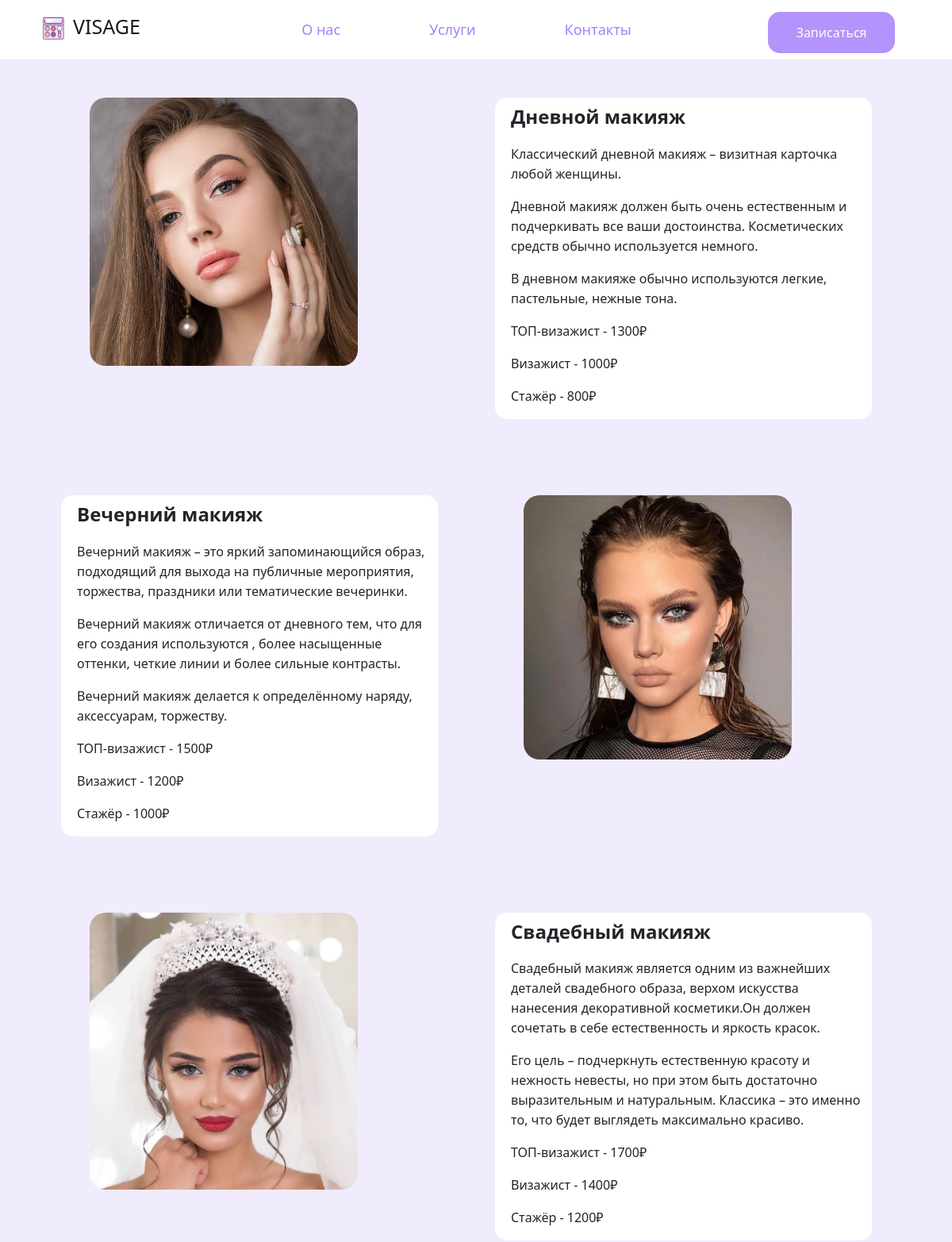
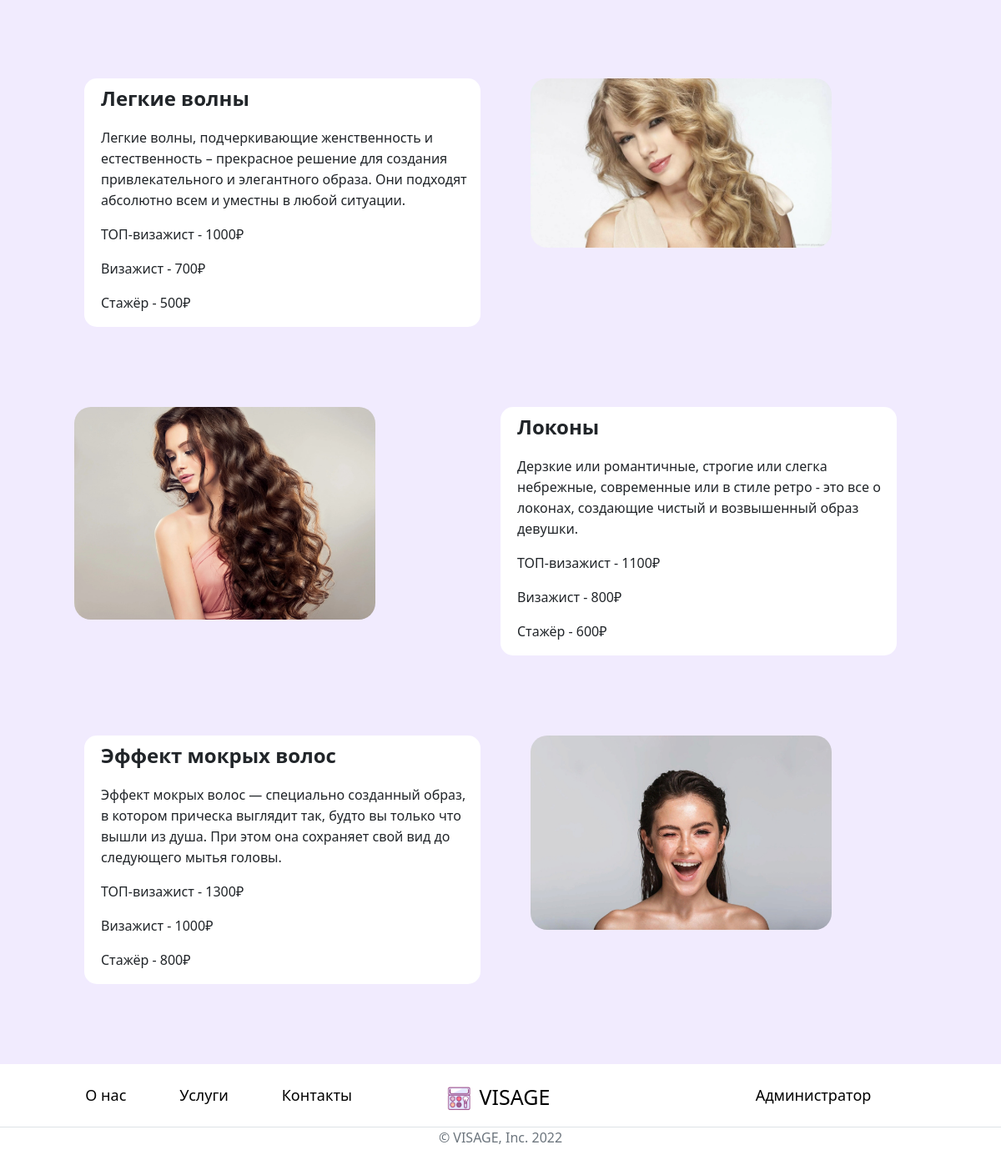
The app's page /service/ with its own data (2 pictures, top to bottom).
### content/models.py (models this page shows, shortened)
class Makeup(models.Model):
    name = models.CharField(max_length=20, verbose_name="Название")
    opisanie = models.TextField(verbose_name="Описание")
    stoimost = models.IntegerField(verbose_name="Стоимость")
    foto = models.ImageField(upload_to='makeup/')
    def __str__(self):
        return self.name

class Kvalifikaciya(models.Model):
    opyt = models.CharField(max_length=20, verbose_name="Опыт")
    procent = models.FloatField(verbose_name="Процент")

class Pricheski(models.Model):
    name = models.CharField(max_length=20, verbose_name="Название")
    opisanie = models.TextField(verbose_name="Описание")
    stoimost = models.IntegerField(verbose_name="Стоимость")
    foto = models.ImageField(upload_to='pricheski/')
    def __str__(self):
        return self.name

### content/views.py (the view)
# urls.py: path('service/', service, name="service"),
def service(request):
    form = ZayavkiForm()
    kvalifikaciya = Kvalifikaciya.objects.all()
    pricheski = Pricheski.objects.all()
    makeup = Makeup.objects.all()
    return render(request, 'service.html',
                  {'title': 'Услуги', "form": form, "kvalifikaciya": kvalifikaciya, "pricheski": pricheski,
                   "makeup": makeup})

### content/models.py (called while the page is built)
    def __str__(self):
        return f"{self.fam}  {self.name} ({self.kvalifikaciya.opyt})"

### templates/service.html
{% extends 'base.html' %}
{% load static %}
{% block content %}
    <div class="container mt-5">
    {% for i in makeup %}
     {% if forloop.counter|divisibleby:"2" %}
      <div class="row mb-5 mt-5 justify-content-center">
        <div class="col-lg-5 col-md-12 me-lg-5">
          <div class="row justify-content-center">
            <div class="col-12 mb-5" style="background-color: white; border-radius: 15px; padding-left: 20px;">
              <h4 style="margin-top: 10px; margin-bottom: 20px;"><b>{{ i.name }}</b></h4>
              <p>{{ i.opisanie|safe  }}</p>
                {% for j in kvalifikaciya %}
                    <p>{{ j.opyt }} - {{  j.procent|add:i.stoimost }}₽</p>
                {% endfor %}
            </div>
          </div>
        </div>
        <div class="col-lg-5 col-md-12 ms-lg-5">
          <img src="{{  i.foto.url }}" class="w-75" alt="" style="border-radius: 20px;">
        </div>
      </div>
         {% else %}
       <div class="row justify-content-center">
                <div class="col-lg-5 col-md-12 me-lg-5">
                    <img src="{{  i.foto.url }}" class="w-75" alt="" style="border-radius: 20px;">
                </div>
               <div class="col-lg-5 col-md-12">
          <div class="row justify-content-center">
            <div class="col-12 mb-5" style="background-color: white; border-radius: 15px; padding-left: 20px;">
              <h4 style="margin-top: 10px; margin-bottom: 20px;"><b>{{ i.name }}</b></h4>
              <p>{{ i.opisanie|safe  }}</p>
                {% for j in kvalifikaciya %}
                    <p>{{ j.opyt }} - {{  j.procent|add:i.stoimost }}₽</p>
                {% endfor %}
            </div>
          </div>
        </div>
      </div>
        {% endif %}
     {% endfor %}
    {% for i in pricheski %}
     {% if forloop.counter|divisibleby:"2" %}
      <div class="row justify-content-center">
        <div class="col-lg-5 col-md-12 me-lg-5">
          <img style="width: 80%; border-radius: 20px;" src="{{ i.foto.url }} ">
        </div>
        <div class="col-lg-5 col-md-12 me-lg-5">
          <div class="row justify-content-center">
            <div class="col-12 mb-5" style="background-color: white; border-radius: 15px; padding-left: 20px;">
              <h4 style="margin-top: 10px; margin-bottom: 20px;"><b>{{ i.name }}</b></h4>
              <p>{{ i.opisanie|safe  }}</p>
                {% for j in kvalifikaciya %}
                    <p>{{ j.opyt }} - {{  j.procent|add:i.stoimost }}₽</p>
                {% endfor %}
            </div>
          </div>
        </div>
      </div>
         {% else %}
       <div class="row mb-5 mt-5 justify-content-center">
               <div class="col-lg-5 col-md-12">
          <div class="row justify-content-center">
            <div class="col-12 mb-5" style="background-color: white; border-radius: 15px; padding-left: 20px;">
              <h4 style="margin-top: 10px; margin-bottom: 20px;"><b>{{ i.name }}</b></h4>
              <p>{{ i.opisanie|safe  }}</p>
                {% for j in kvalifikaciya %}
                    <p>{{ j.opyt }} - {{  j.procent|add:i.stoimost }}₽</p>
                {% endfor %}
            </div>
          </div>
        </div>
           <div class="col-lg-5 col-md-12 ms-lg-5">
                <img src="{{ i.foto.url }}" style="width: 80%; border-radius: 20px;">
            </div>
      </div>
        {% endif %}
     {% endfor %}
    </div>
{% endblock %}

### content/static/style.css (style rules this page uses)
p { line-height: 25px; }

### records on screen
Makeup: foto (picture), name "Дневной макияж", opisanie "Классический дневной макияж – визитная карточка любой женщины. Дневной макияж должен быть очень естественным и подчеркивать все ваши достоинства. Косметических средств обычно используется немного. В дневном макияже обычно используются легкие, пастельные, нежные тона."
Kvalifikaciya: opyt "ТОП-визажист", procent|add "1300", procent|add "1500", procent|add "1700", procent|add "1000", procent|add "1100"
Kvalifikaciya: opyt "Визажист", procent|add "1000", procent|add "1200", procent|add "1400", procent|add "700", procent|add "800"
Kvalifikaciya: opyt "Стажёр", procent|add "800", procent|add "1000", procent|add "1200", procent|add "500", procent|add "600"
Makeup: name "Вечерний макияж", opisanie "Вечерний макияж – это яркий запоминающийся образ, подходящий для выхода на публичные мероприятия, торжества, праздники или тематические вечеринки. Вечерний макияж отличается от дневного тем, что для его создания используются , более насыщенные оттенки, четкие линии и более сильные контрасты. Вечерний макияж делается к определённому наряду, аксессуарам, торжеству.", foto (picture)
Makeup: foto (picture), name "Свадебный макияж", opisanie "Свадебный макияж является одним из важнейших деталей свадебного образа, верхом искусства нанесения декоративной косметики.Он должен сочетать в себе естественность и яркость красок. Его цель – подчеркнуть естественную красоту и нежность невесты, но при этом быть достаточно выразительным и натуральным. Классика – это именно то, что будет выглядеть максимально красиво."
Pricheski: name "Легкие волны", opisanie "Легкие волны, подчеркивающие женственность и естественность – прекрасное решение для создания привлекательного и элегантного образа. Они подходят абсолютно всем и уместны в любой ситуации.", foto (picture)
Pricheski: foto (picture), name "Локоны", opisanie "Дерзкие или романтичные, строгие или слегка небрежные, современные или в стиле ретро - это все о локонах, создающие чистый и возвышенный образ девушки."
Pricheski: name "Эффект мокрых волос", opisanie "Эффект мокрых волос — специально созданный образ, в котором прическа выглядит так, будто вы только что вышли из душа. При этом она сохраняет свой вид до следующего мытья головы.", foto (picture)
